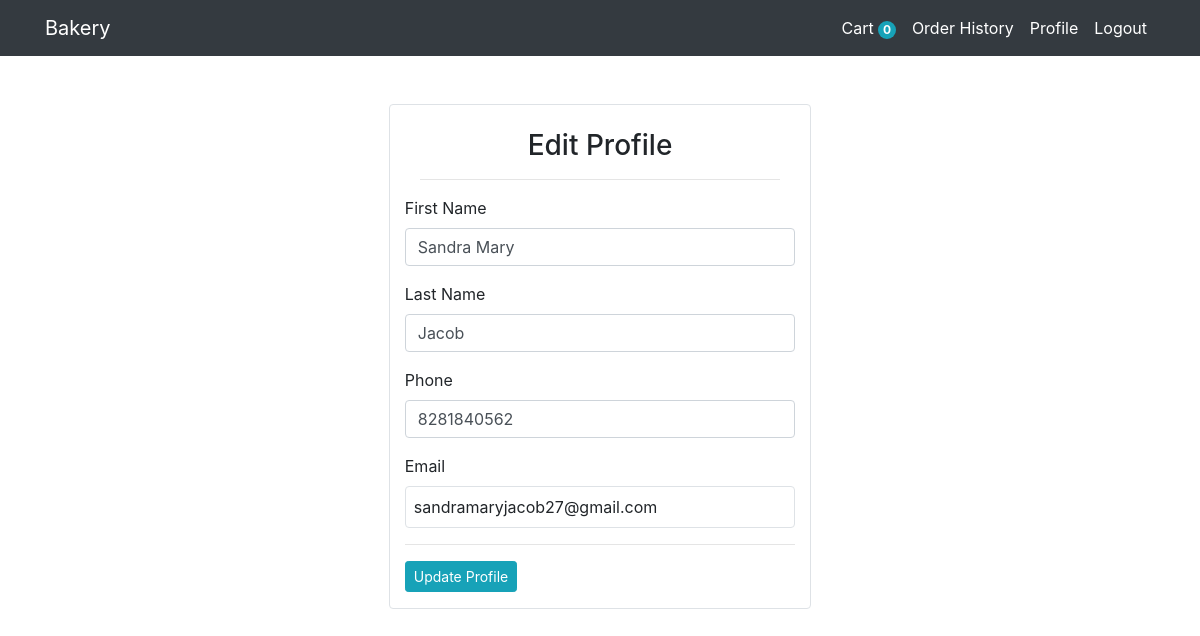
Before: /edit_profile/ (signed in) with the older database file.
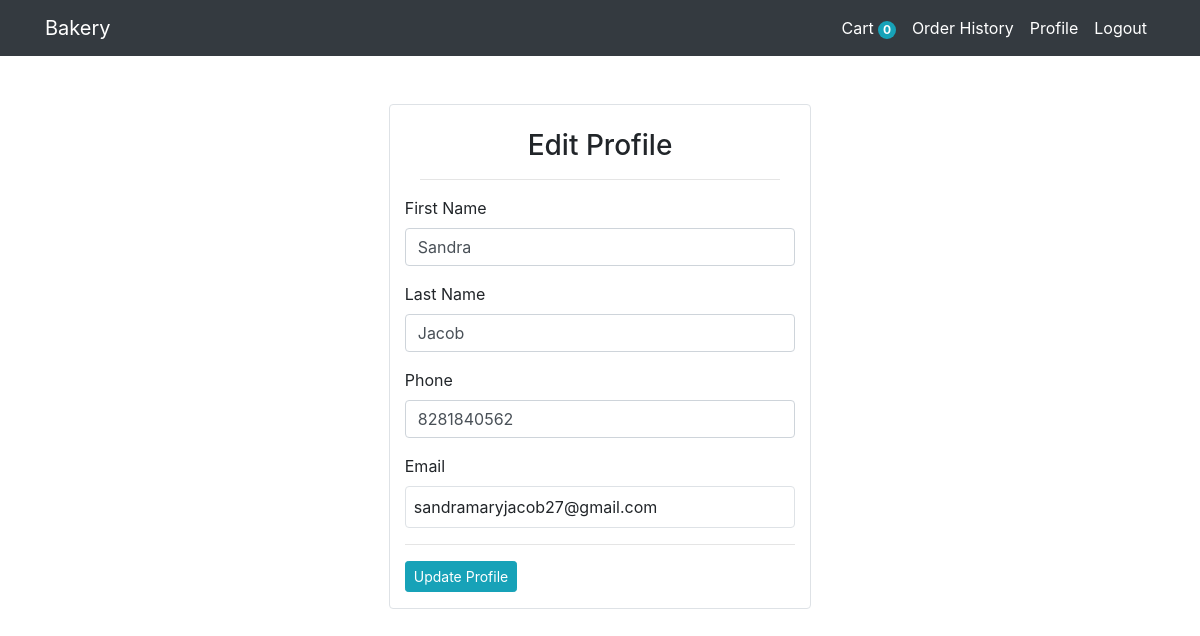
After: the same page with the newer database file.
### Bakery/models.py (models this page shows, shortened)
class Customer(models.Model):
    first_name = models.CharField(max_length=50,null=True)
    last_name = models.CharField(max_length=50,null=True)
    phone = models.CharField(max_length=10,null=True)
    email = models.EmailField()
    password = models.CharField(max_length=500)
    token = models.CharField(max_length=6, null=True)
    verified = models.BooleanField(default=False)
    @staticmethod
    def get_by_email(email):
        try:
            return Customer.objects.get(email=email)
        except:
            return False

### Bakery/Views/editprofile.py (the view, shortened to what this page needs)
# urls.py: path('edit_profile/', editprofile.EditProfile.as_view(), name = 'Bakery-editprofile'),
class EditProfile(View):
	def get(self, request):
		email = request.session.get('customer_email')
		customer = models.Customer.get_by_email(email)
		first_name = customer.first_name
		last_name = customer.last_name
		email = customer.email
		phone = customer.phone
		value = {
	            'first_name': first_name,
	            'last_name': last_name,
	            'phone': phone,
	            'email': email,
	            'verified':customer.verified
	        }
		return render(request, 'Bakery/edit_profile.html', {'values':value})

### templates/Bakery/edit_profile.html (shortened to what this page needs)
{%extends 'Partials/base.html'%}
{% block content %}
  <div class="container mt-4">
    <div class="p-4 m-4">
        <div class="col-lg-5 rounded mx-auto border pt-4">
            <div class="text-center col">
            <h3>Edit Profile</h3>
            <hr>
            </div>
            <form action="" method="POST">
                <div class="form-group">
                    <label for="">First Name</label>
                    <input type="text" name="firstname"
                     id="" value="{{values.first_name}}" class="form-control"
                     placeholder="">
                </div>
                <div class="form-group">
                    <label for="">Last Name</label>
                    <input type="text" name="lastname"
                    id="" value="{{values.last_name}}" class="form-control">
                </div>
                <div class="form-group">
                    <label for="">Phone</label>
                    <input type="text" name="phone"
                    id="" class="form-control"
                    value="{{values.phone}}"
                    placeholder="XXXXXXXXXX"
                    >
                </div>
                <div class="form-group">
                    <label for="">Email</label>
                    {%if not values.verified%}
                    <input required type="email" name="email" id=""
                    value="{{values.email}}"
                    class=" form-control" placeholder="example@gmail.com">
                    {%else%}
                    <div class="mx-auto border rounded p-2">
                        {{values.email}}
                    </div>
                    {%endif%}
                </div>
                <hr>
                <div class="form-group">
                    <input class="btn btn-sm btn-info" type="submit" value="Update Profile">
                </div>
            </form>
        </div>
    </div>
</div>
{%endblock%}

Changed rows visible on the page:
changed Customer "sandramaryjacob27@gmail.com": firstname "Sandra Mary" → "Sandra"
